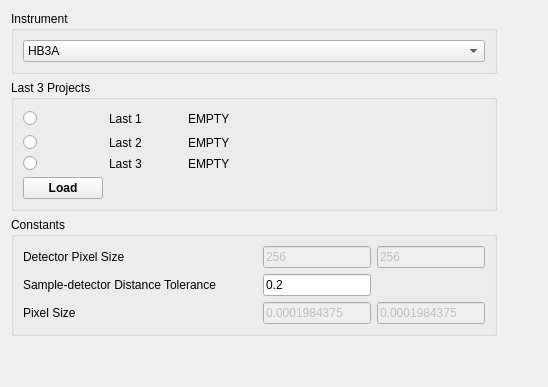
          <widget class="QWidget" name="tab_recordManagemet">
           <attribute name="title">
            <string>Advanced Setup</string>
           </attribute>
           <layout class="QGridLayout" name="gridLayout_27">
            <item row="1" column="2">
             <spacer name="horizontalSpacer_25">
              <property name="orientation">
               <enum>Qt::Horizontal</enum>
              </property>
              <property name="sizeType">
               <enum>QSizePolicy::MinimumExpanding</enum>
              </property>
              <property name="sizeHint" stdset="0">
               <size>
                <width>40</width>
                <height>20</height>
               </size>
              </property>
             </spacer>
            </item>
            <item row="1" column="0">
             <widget class="QGroupBox" name="groupBox_16">
              <property name="title">
               <string>Last 3 Projects</string>
              </property>
              <layout class="QGridLayout" name="gridLayout_25">
               <item row="2" column="1">
                <widget class="QLabel" name="label_last2">
                 <property name="text">
                  <string>Last 2</string>
                 </property>
                </widget>
               </item>
               <item row="4" column="3">
                <widget class="QLabel" name="label_last3Path">
                 <property name="sizePolicy">
                  <sizepolicy hsizetype="MinimumExpanding" vsizetype="Preferred">
                   <horstretch>0</horstretch>
                   <verstretch>0</verstretch>
                  </sizepolicy>
                 </property>
                 <property name="text">
                  <string>EMPTY</string>
                 </property>
                </widget>
               </item>
               <item row="1" column="0">
                <widget class="QRadioButton" name="radioButton_useLast1">
                 <property name="text">
                  <string/>
                 </property>
                </widget>
               </item>
               <item row="2" column="0">
                <widget class="QRadioButton" name="radioButton_useLast2">
                 <property name="text">
                  <string/>
                 </property>
                </widget>
               </item>
               <item row="4" column="0">
                <widget class="QRadioButton" name="radioButton_useLast3">
                 <property name="text">
                  <string/>
                 </property>
                </widget>
               </item>
               <item row="1" column="1">
                <widget class="QLabel" name="label_last1">
                 <property name="text">
                  <string>Last 1</string>
                 </property>
                </widget>
               </item>
               <item row="4" column="1">
                <widget class="QLabel" name="label_last3">
                 <property name="text">
                  <string>Last 3</string>
                 </property>
                </widget>
               </item>
               <item row="1" column="3">
                <widget class="QLabel" name="label_last1Path">
                 <property name="sizePolicy">
                  <sizepolicy hsizetype="MinimumExpanding" vsizetype="Preferred">
                   <horstretch>0</horstretch>
                   <verstretch>0</verstretch>
                  </sizepolicy>
                 </property>
                 <property name="minimumSize">
                  <size>
                   <width>200</width>
                   <height>0</height>
                  </size>
                 </property>
                 <property name="text">
                  <string>EMPTY</string>
                 </property>
                </widget>
               </item>
               <item row="2" column="3">
                <widget class="QLabel" name="label_last2Path">
                 <property name="sizePolicy">
                  <sizepolicy hsizetype="MinimumExpanding" vsizetype="Preferred">
                   <horstretch>0</horstretch>
                   <verstretch>0</verstretch>
                  </sizepolicy>
                 </property>
                 <property name="text">
                  <string>EMPTY</string>
                 </property>
                </widget>
               </item>
               <item row="1" column="2">
                <spacer name="horizontalSpacer_22">
                 <property name="orientation">
                  <enum>Qt::Horizontal</enum>
                 </property>
                 <property name="sizeType">
                  <enum>QSizePolicy::Preferred</enum>
                 </property>
                 <property name="sizeHint" stdset="0">
                  <size>
                   <width>40</width>
                   <height>20</height>
                  </size>
                 </property>
                </spacer>
               </item>
               <item row="5" column="0">
                <widget class="QPushButton" name="pushButton_loadLastNthProject">
                 <property name="font">
                  <font>
                   <pointsize>9</pointsize>
                   <weight>75</weight>
                   <bold>true</bold>
                  </font>
                 </property>
                 <property name="text">
                  <string>Load</string>
                 </property>
                </widget>
               </item>
              </layout>
             </widget>
            </item>
            <item row="3" column="0">
             <spacer name="verticalSpacer_25">
              <property name="orientation">
               <enum>Qt::Vertical</enum>
              </property>
              <property name="sizeType">
               <enum>QSizePolicy::MinimumExpanding</enum>
              </property>
              <property name="sizeHint" stdset="0">
               <size>
                <width>20</width>
                <height>40</height>
               </size>
              </property>
             </spacer>
            </item>
            <item row="2" column="2">
             <spacer name="horizontalSpacer_35">
              <property name="orientation">
               <enum>Qt::Horizontal</enum>
              </property>
              <property name="sizeType">
               <enum>QSizePolicy::MinimumExpanding</enum>
              </property>
              <property name="sizeHint" stdset="0">
               <size>
                <width>40</width>
                <height>20</height>
               </size>
              </property>
             </spacer>
            </item>
            <item row="2" column="0">
             <widget class="QGroupBox" name="groupBox_23">
              <property name="title">
               <string>Constants</string>
              </property>
              <layout class="QGridLayout" name="gridLayout_6">
               <item row="2" column="2">
                <widget class="QLineEdit" name="lineEdit_pixelSizeX">
                 <property name="enabled">
                  <bool>false</bool>
                 </property>
                 <property name="sizePolicy">
                  <sizepolicy hsizetype="MinimumExpanding" vsizetype="Fixed">
                   <horstretch>0</horstretch>
                   <verstretch>0</verstretch>
                  </sizepolicy>
                 </property>
                 <property name="text">
                  <string>0.0001984375</string>
                 </property>
                </widget>
               </item>
               <item row="2" column="0">
                <widget class="QLabel" name="label_21">
                 <property name="text">
                  <string>Pixel Size</string>
                 </property>
                </widget>
               </item>
               <item row="1" column="0">
                <widget class="QLabel" name="label_20">
                 <property name="text">
                  <string>Sample-detector Distance Tolerance</string>
                 </property>
                </widget>
               </item>
               <item row="1" column="2">
                <widget class="QLineEdit" name="lineEdit_sampleDetDistTol">
                 <property name="sizePolicy">
                  <sizepolicy hsizetype="MinimumExpanding" vsizetype="Fixed">
                   <horstretch>0</horstretch>
                   <verstretch>0</verstretch>
                  </sizepolicy>
                 </property>
                 <property name="maximumSize">
                  <size>
                   <width>10000</width>
                   <height>16777215</height>
                  </size>
                 </property>
                 <property name="text">
                  <string>0.2</string>
                 </property>
                </widget>
               </item>
               <item row="1" column="1">
                <spacer name="horizontalSpacer_36">
                 <property name="orientation">
                  <enum>Qt::Horizontal</enum>
                 </property>
                 <property name="sizeType">
                  <enum>QSizePolicy::Preferred</enum>
                 </property>
                 <property name="sizeHint" stdset="0">
                  <size>
                   <width>40</width>
                   <height>20</height>
                  </size>
                 </property>
                </spacer>
               </item>
               <item row="2" column="3">
                <widget class="QLineEdit" name="lineEdit_pixelSizeY">
                 <property name="enabled">
                  <bool>false</bool>
                 </property>
                 <property name="text">
                  <string>0.0001984375</string>
                 </property>
                </widget>
               </item>
               <item row="0" column="2">
                <widget class="QLineEdit" name="lineEdit_numPixelRow">
                 <property name="enabled">
                  <bool>false</bool>
                 </property>
                 <property name="text">
                  <string>256</string>
                 </property>
                </widget>
               </item>
               <item row="0" column="3">
                <widget class="QLineEdit" name="lineEdit_numPixelColumn">
                 <property name="enabled">
                  <bool>false</bool>
                 </property>
                 <property name="text">
                  <string>256</string>
                 </property>
                </widget>
               </item>
               <item row="0" column="0">
                <widget class="QLabel" name="label_22">
                 <property name="text">
                  <string>Detector Pixel Size</string>
                 </property>
                </widget>
               </item>
              </layout>
             </widget>
            </item>
            <item row="0" column="0">
             <widget class="QGroupBox" name="groupBox_2">
              <property name="title">
               <string>Instrument</string>
              </property>
              <layout class="QGridLayout" name="gridLayout_2">
               <item row="0" column="0">
                <widget class="QComboBox" name="comboBox_instrument">
                 <item>
                  <property name="text">
                   <string>HB3A</string>
                  </property>
                 </item>
                </widget>
               </item>
              </layout>
             </widget>
            </item>
           </layout>
          </widget>
